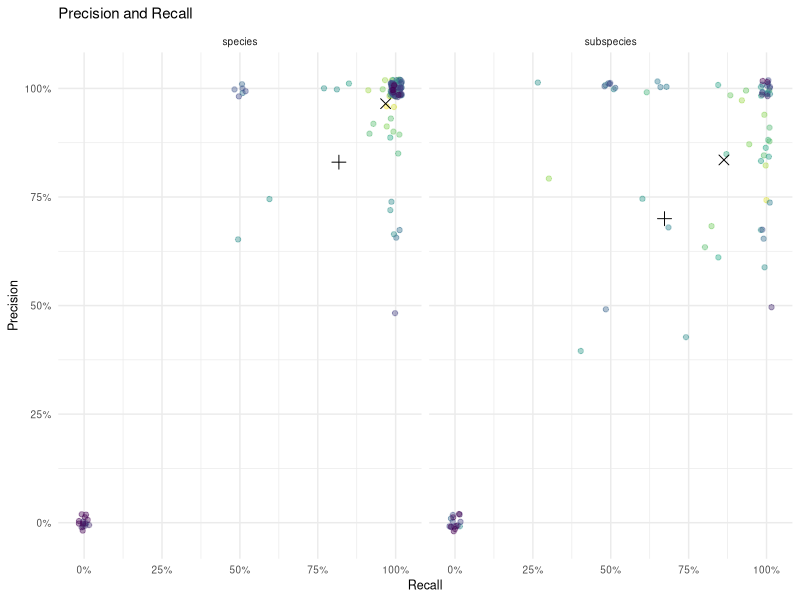
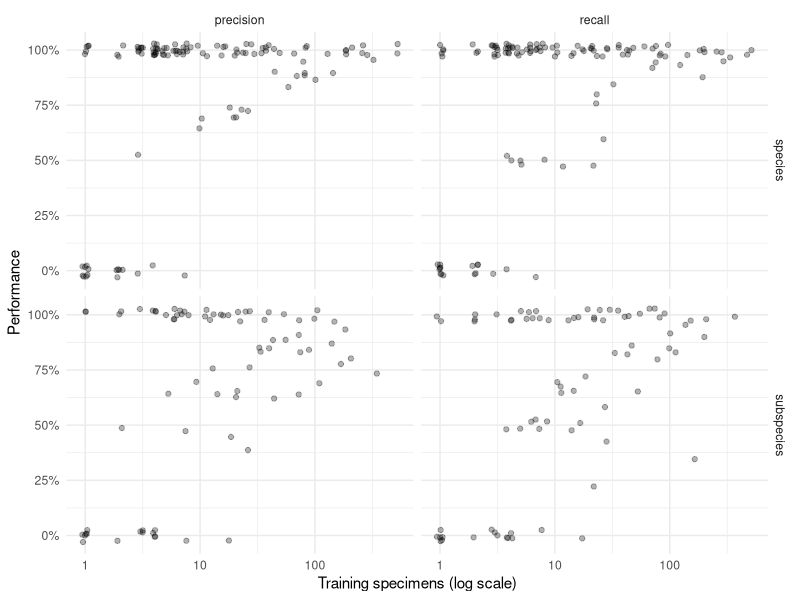
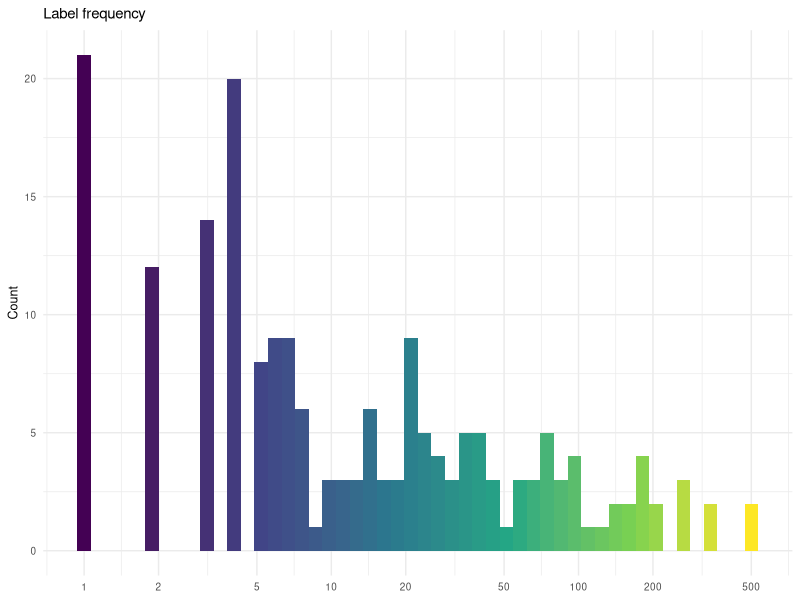
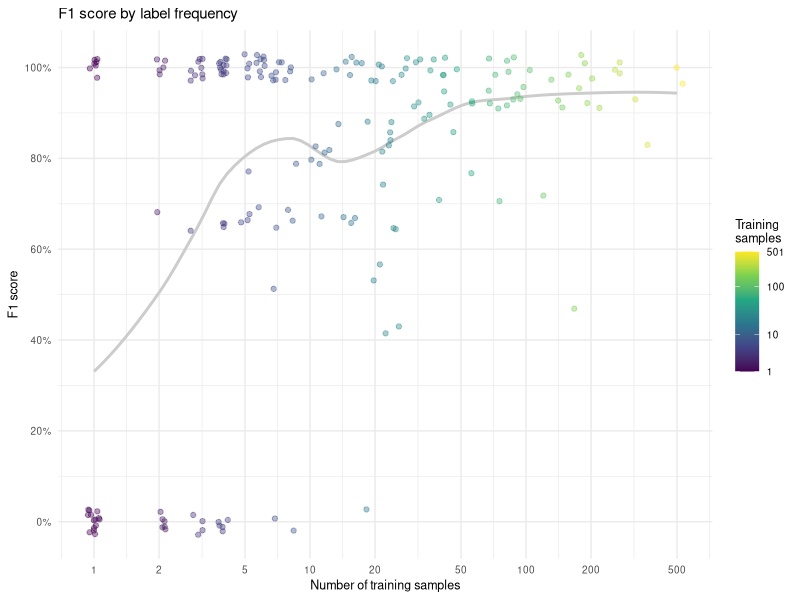
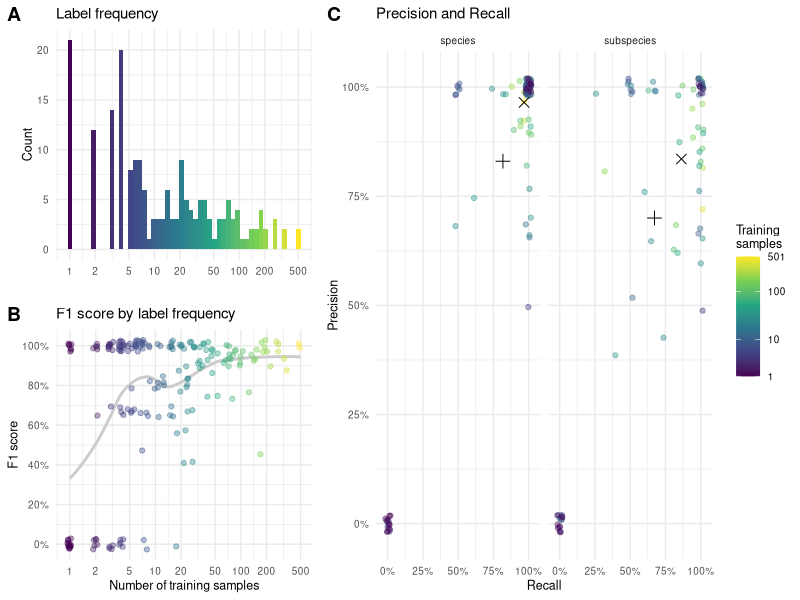
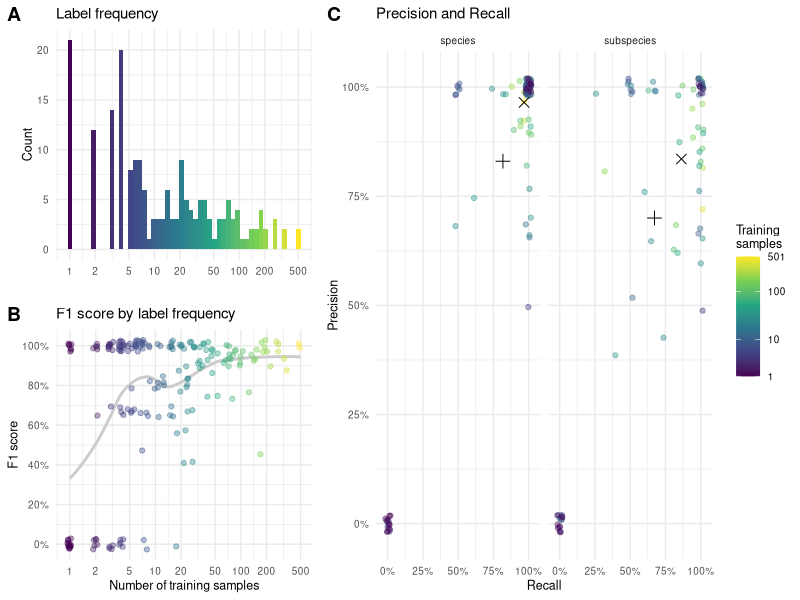
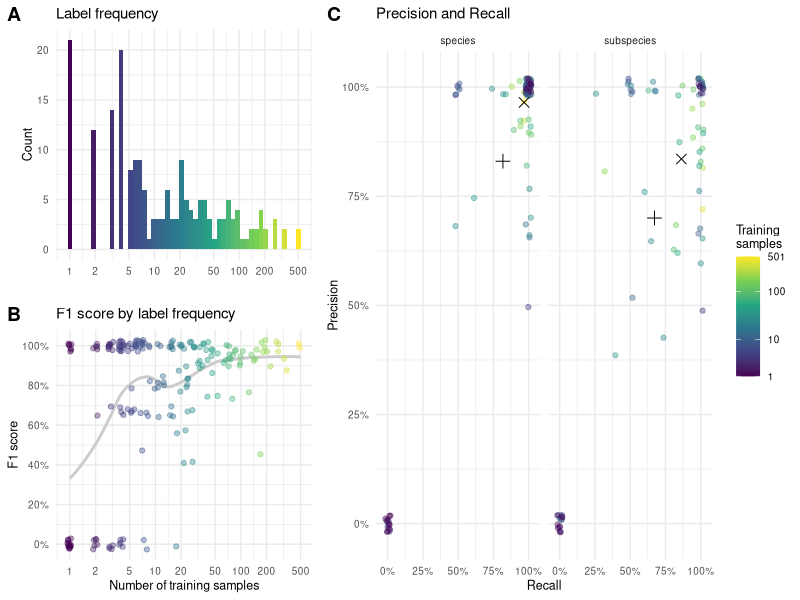

Generate these figures, in order, with R:
## ---- chunk 1
set.seed(1324)

# Load required libraries
library(tidyverse)
library(ggthemes)
library(cowplot)
## ---- chunk 2
# Load and process model performance results
performance_data <- read_csv("test_results_eva02_large_patch14_448.mim_m38m_ft_in22k_in1k.csv") %>% 
  mutate(
    # Convert percentages to proportions for mathematical analysis
    across(starts_with('micro'), ~ .x / 100),
    
    # Classify taxonomic level based on naming convention
    # Subspecies contain underscores (e.g., "repanda_repanda"), species do not (e.g., "sexguttata")
    taxonomic_level = if_else(str_detect(Term, "_"), "subspecies", "species"),
    
    # Calculate F1 score
    f1 = true_positives / (true_positives + (false_positives + false_negatives) / 2)
  ) %>%
  # Rename columns for clarity
  rename(
    taxon = Term,
    precision = micro_precision,
    recall = micro_recall,
    training_specimens = N_train,
    test_specimens = N
  )

# Display data structure
glimpse(performance_data)
## ---- chunk 3
# Helper function to calculate both weighted and unweighted averages
calculate_averages <- function(data, group_var) {
  data %>%
    group_by({{ group_var }}) %>%
    summarise(
      # Equal weight per taxon
      precision_equal = mean(precision, na.rm = TRUE),
      recall_equal = mean(recall, na.rm = TRUE),
      
      # Weight by training specimen count
      precision_weighted = weighted.mean(precision, training_specimens, na.rm = TRUE),
      recall_weighted = weighted.mean(recall, training_specimens, na.rm = TRUE),
      
      .groups = 'drop'
    )
}
## ---- chunk 4
# Calculate averages by taxonomic level
summary_stats <- calculate_averages(performance_data, taxonomic_level)

# Reshape for visualization (following original working approach)
plot_averages <- summary_stats %>%
  pivot_longer(cols = -taxonomic_level, names_to = 'metric') %>%
  mutate(
    weighted = str_detect(metric, '_weighted'),
    metric_clean = str_replace(metric, '^(.+?)_(equal|weighted)$', '\\1')
  ) %>%
  select(-metric) %>%
  pivot_wider(names_from = metric_clean, values_from = value) %>%
  mutate(
    weighting_type = case_when(
      weighted == FALSE ~ "Equal taxa",
      weighted == TRUE ~ "Weighted by specimens"
    )
  )

print("Summary Statistics by Taxonomic Level:")
print(summary_stats)
## ---- chunk 5
# Prepare data for main precision-recall scatter plot
plot_data <- performance_data %>%
  arrange(desc(training_specimens))
## ---- chunk 6
# Create precision-recall scatter plot
precision_recall_plot <- ggplot() +
  # Individual taxa points colored by training set size
  geom_jitter(
    data = plot_data,
    aes(y = precision, x = recall, color = training_specimens),
    width = 0.02, 
    height = 0.02, 
    alpha = 0.4
  ) +
  # Overlay summary averages as distinct shapes
  geom_point(
    data = plot_averages,
    aes(y = precision, x = recall, shape = weighted),
    size = 3
  ) +
  # Customize scales and appearance
  scale_shape_manual(
    values = c(3, 4),
    name = 'Averaging',
    labels = c("taxa", 'specimens'),
    guide = 'none'
  ) + 
  scale_color_viridis_c(
    trans = 'log10',
    name = "Specimens\nin training",
    breaks = c(1, 10, 100, max(plot_data$training_specimens)),
    guide = 'none'
  ) +
  scale_x_continuous(labels = scales::percent, breaks = seq(0,1,by=.25), limits=c(-0.03,1.03)) +
  scale_y_continuous(labels = scales::percent, breaks = seq(0,1,by=.25), limits=c(-0.03,1.03)) +
  ggtitle("Precision and Recall") +
  xlab("Recall") +
  ylab("Precision") +
  facet_grid(~ taxonomic_level) +
  theme_minimal() +
  theme(text = element_text(size=9))

# Display the plot
print(precision_recall_plot)
## ---- chunk 7
# Prepare data for training size analysis
training_size_data <- performance_data %>%
  arrange(desc(training_specimens)) %>%
  pivot_longer(
    cols = c("precision", "recall"),
    names_to = "metric",
    values_to = "value"
  )
## ---- chunk 8
# Create scatter plot showing performance vs training size
training_size_plot <- ggplot(training_size_data) +
  geom_jitter(
    aes(x = training_specimens, y = value),
    width = 0.03, 
    height = 0.03, 
    alpha = 0.3
  ) +
  scale_x_log10() +
  scale_y_continuous(labels = scales::percent) +
  xlab("Training specimens (log scale)") +
  ylab("Performance") +
  facet_grid(taxonomic_level ~ metric) +
  theme_minimal()

# Display the plot
print(training_size_plot)
## ---- chunk 9
# Calculate some key statistics for interpretation
species_count <- sum(performance_data$taxonomic_level == "species")
subspecies_count <- sum(performance_data$taxonomic_level == "subspecies")
## ---- chunk 10
# Dataset overview
cat("Dataset Overview:\n")
cat(sprintf("- Total taxa analyzed: %d\n", nrow(performance_data)))
cat(sprintf("- Species: %d (%.1f%%)\n", 
            species_count, 
            100 * species_count / nrow(performance_data)))
cat(sprintf("- Subspecies: %d (%.1f%%)\n", 
            subspecies_count, 
            100 * subspecies_count / nrow(performance_data)))

# Performance summary by taxonomic level
cat("\nPerformance Summary:\n")
for (level in c("species", "subspecies")) {
  level_data <- summary_stats %>% filter(taxonomic_level == level)
  cat(sprintf("\n%s:\n", str_to_title(level)))
  cat(sprintf("- Equal-weighted precision: %.1f%%\n", 
              100 * level_data$precision_equal))
  cat(sprintf("- Equal-weighted recall: %.1f%%\n", 
              100 * level_data$recall_equal))
  cat(sprintf("- Specimen-weighted precision: %.1f%%\n", 
              100 * level_data$precision_weighted))
  cat(sprintf("- Specimen-weighted recall: %.1f%%\n", 
              100 * level_data$recall_weighted))
}
## ---- chunk 11
dist_plot <- ggplot(plot_data) +
  geom_histogram(
    aes(x = training_specimens, fill = after_stat(x)), 
    bins = 50
  ) +
  scale_fill_viridis_c(
    trans = "log1p", 
    guide = 'none'
  ) + 
  scale_x_log10(breaks=c(1,2,5,10,20,50,100,200,500)) +
  ggtitle("Label frequency") +
  xlab(NULL) +
  ylab("Count") +
  theme_minimal() +
  theme(text = element_text(size=9))

dist_plot
## ---- chunk 12
f1_plot <- ggplot(plot_data) +
  # Add smooth trend line
  geom_smooth(
    aes(x = training_specimens, y = f1), 
    method = "loess",
    span = 0.5,  # Adjust for smoothness
    se = FALSE,
    color = gray(0.8)
  ) +
  # Add individual points
  geom_jitter(
    aes(x = training_specimens, y = f1, color = training_specimens),
    width = 0.03, 
    height = 0.03, 
    alpha = 0.4
  ) +
  # Customize scales
  scale_x_log10(breaks = c(1, 2, 5, 10, 20, 50, 100, 200, 500)) +
  scale_y_continuous(
    labels = scales::percent, 
    breaks = seq(0, 1.00, by = 0.20)
  ) +
  scale_color_viridis_c(
    trans = "log1p",
    breaks = c(1, 10, 100, 501),
    name = "Training\nsamples"
  ) + 
  ggtitle("F1 score by label frequency") +
  xlab("Number of training samples") +
  ylab("F1 score") +
  theme_minimal() +
  theme(text = element_text(size=9))

f1_plot
## ---- chunk 13
# Extract shared legend from F1 plot
shared_legend <- get_legend(f1_plot)
## ---- chunk 14
# Combine distribution and F1 plots vertically
p_AB <- cowplot::plot_grid(
  dist_plot,
  f1_plot + theme(legend.position = 'none'),
  ncol = 1,
  labels = "AUTO",
  align = 'hv',
  axis = 'lrtb'
)

# Create final combined plot with shared legend
p <- cowplot::plot_grid(
  p_AB,
  precision_recall_plot,
  shared_legend,
  rel_widths = c(0.8, 1, 0.2),
  nrow = 1,
  labels = c("", "C", "")
)

p
## ---- chunk 15
# Save as PDF for publication
ggsave(
  filename = 'taxonomy_metrics.pdf',
  plot = p,
  device = 'pdf',
  width = 7,
  height = 3,
  units = 'in',
  useDingbats = FALSE
)

# Save as high-resolution PNG
ggsave(
  filename = 'taxonomy_metrics.png',
  plot = p,
  device = 'png',
  width = 7,
  height = 3,
  units = 'in',
  dpi = 300  # High resolution for crisp appearance
)
## ---- chunk 16
performance_data %>% 
  filter(taxon == "sylvicola")
